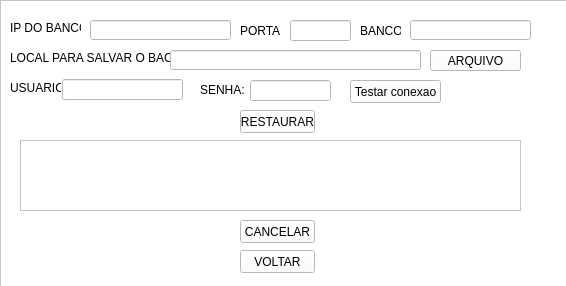
<?xml version="1.0" encoding="UTF-8"?>
<ui version="4.0">
 <class>Form</class>
 <widget class="QWidget" name="Form">
  <property name="geometry">
   <rect>
    <x>0</x>
    <y>0</y>
    <width>566</width>
    <height>286</height>
   </rect>
  </property>
  <property name="windowTitle">
   <string>Form</string>
  </property>
  <property name="styleSheet">
   <string notr="true">background-color: rgb(145, 145, 145);</string>
  </property>
  <widget class="QFrame" name="frame">
   <property name="geometry">
    <rect>
     <x>0</x>
     <y>0</y>
     <width>571</width>
     <height>301</height>
    </rect>
   </property>
   <property name="styleSheet">
    <string notr="true">background-color: rgb(255, 255, 255);
border-color: qlineargradient(spread:pad, x1:0, y1:0, x2:1, y2:0, stop:0 rgba(0, 0, 0, 255), stop:1 rgba(255, 255, 255, 255));
border-color: rgb(4, 4, 4);</string>
   </property>
   <property name="frameShape">
    <enum>QFrame::StyledPanel</enum>
   </property>
   <property name="frameShadow">
    <enum>QFrame::Raised</enum>
   </property>
   <widget class="QLineEdit" name="bd_ip">
    <property name="geometry">
     <rect>
      <x>90</x>
      <y>20</y>
      <width>141</width>
      <height>20</height>
     </rect>
    </property>
    <property name="styleSheet">
     <string notr="true">border-color: rgb(7, 7, 7);</string>
    </property>
   </widget>
   <widget class="QLineEdit" name="bd_porta">
    <property name="geometry">
     <rect>
      <x>290</x>
      <y>20</y>
      <width>61</width>
      <height>21</height>
     </rect>
    </property>
   </widget>
   <widget class="QLabel" name="label">
    <property name="geometry">
     <rect>
      <x>10</x>
      <y>20</y>
      <width>71</width>
      <height>16</height>
     </rect>
    </property>
    <property name="styleSheet">
     <string notr="true">font: 8pt &quot;Impact&quot;;</string>
    </property>
    <property name="text">
     <string>IP DO BANCO:</string>
    </property>
   </widget>
   <widget class="QLabel" name="label_2">
    <property name="geometry">
     <rect>
      <x>240</x>
      <y>20</y>
      <width>41</width>
      <height>21</height>
     </rect>
    </property>
    <property name="styleSheet">
     <string notr="true">font: 8pt &quot;Impact&quot;;</string>
    </property>
    <property name="text">
     <string>PORTA:</string>
    </property>
   </widget>
   <widget class="QLineEdit" name="bd_banco">
    <property name="geometry">
     <rect>
      <x>410</x>
      <y>20</y>
      <width>121</width>
      <height>20</height>
     </rect>
    </property>
   </widget>
   <widget class="QLabel" name="label_3">
    <property name="geometry">
     <rect>
      <x>360</x>
      <y>20</y>
      <width>41</width>
      <height>21</height>
     </rect>
    </property>
    <property name="styleSheet">
     <string notr="true">font: 8pt &quot;Impact&quot;;</string>
    </property>
    <property name="text">
     <string>BANCO:</string>
    </property>
   </widget>
   <widget class="QLabel" name="label_4">
    <property name="geometry">
     <rect>
      <x>10</x>
      <y>50</y>
      <width>171</width>
      <height>16</height>
     </rect>
    </property>
    <property name="styleSheet">
     <string notr="true">font: 8pt &quot;Impact&quot;;</string>
    </property>
    <property name="text">
     <string>LOCAL PARA SALVAR O BACKUP:</string>
    </property>
   </widget>
   <widget class="QLineEdit" name="bd_local_salvar">
    <property name="geometry">
     <rect>
      <x>170</x>
      <y>50</y>
      <width>251</width>
      <height>20</height>
     </rect>
    </property>
   </widget>
   <widget class="QPushButton" name="but_backup">
    <property name="geometry">
     <rect>
      <x>240</x>
      <y>110</y>
      <width>75</width>
      <height>23</height>
     </rect>
    </property>
    <property name="text">
     <string>RESTAURAR</string>
    </property>
   </widget>
   <widget class="QPushButton" name="but_local">
    <property name="geometry">
     <rect>
      <x>430</x>
      <y>50</y>
      <width>91</width>
      <height>21</height>
     </rect>
    </property>
    <property name="text">
     <string>ARQUIVO</string>
    </property>
   </widget>
   <widget class="QLineEdit" name="bd_ususario">
    <property name="geometry">
     <rect>
      <x>62</x>
      <y>79</y>
      <width>121</width>
      <height>21</height>
     </rect>
    </property>
   </widget>
   <widget class="QLineEdit" name="bd_senha">
    <property name="geometry">
     <rect>
      <x>250</x>
      <y>80</y>
      <width>81</width>
      <height>21</height>
     </rect>
    </property>
   </widget>
   <widget class="QLabel" name="label_5">
    <property name="geometry">
     <rect>
      <x>10</x>
      <y>80</y>
      <width>51</width>
      <height>16</height>
     </rect>
    </property>
    <property name="styleSheet">
     <string notr="true">font: 8pt &quot;Impact&quot;;</string>
    </property>
    <property name="text">
     <string>USUARIO:</string>
    </property>
   </widget>
   <widget class="QLabel" name="label_6">
    <property name="geometry">
     <rect>
      <x>200</x>
      <y>80</y>
      <width>47</width>
      <height>20</height>
     </rect>
    </property>
    <property name="styleSheet">
     <string notr="true">font: 8pt &quot;Impact&quot;;</string>
    </property>
    <property name="text">
     <string>SENHA:</string>
    </property>
   </widget>
   <widget class="QPushButton" name="but_cancelar">
    <property name="geometry">
     <rect>
      <x>240</x>
      <y>220</y>
      <width>75</width>
      <height>23</height>
     </rect>
    </property>
    <property name="text">
     <string>CANCELAR</string>
    </property>
   </widget>
   <widget class="QTextEdit" name="bd_andamento">
    <property name="geometry">
     <rect>
      <x>20</x>
      <y>140</y>
      <width>501</width>
      <height>71</height>
     </rect>
    </property>
   </widget>
   <widget class="QPushButton" name="test_conexao">
    <property name="geometry">
     <rect>
      <x>350</x>
      <y>80</y>
      <width>91</width>
      <height>23</height>
     </rect>
    </property>
    <property name="text">
     <string>Testar conexao</string>
    </property>
   </widget>
   <widget class="QPushButton" name="but_voltar">
    <property name="geometry">
     <rect>
      <x>240</x>
      <y>250</y>
      <width>75</width>
      <height>23</height>
     </rect>
    </property>
    <property name="text">
     <string>VOLTAR</string>
    </property>
   </widget>
   <zorder>but_backup</zorder>
   <zorder>bd_ip</zorder>
   <zorder>bd_porta</zorder>
   <zorder>label</zorder>
   <zorder>label_2</zorder>
   <zorder>bd_banco</zorder>
   <zorder>label_3</zorder>
   <zorder>label_4</zorder>
   <zorder>bd_local_salvar</zorder>
   <zorder>but_local</zorder>
   <zorder>bd_ususario</zorder>
   <zorder>bd_senha</zorder>
   <zorder>label_5</zorder>
   <zorder>label_6</zorder>
   <zorder>but_cancelar</zorder>
   <zorder>bd_andamento</zorder>
   <zorder>test_conexao</zorder>
   <zorder>but_voltar</zorder>
  </widget>
 </widget>
 <resources/>
 <connections/>
</ui>
